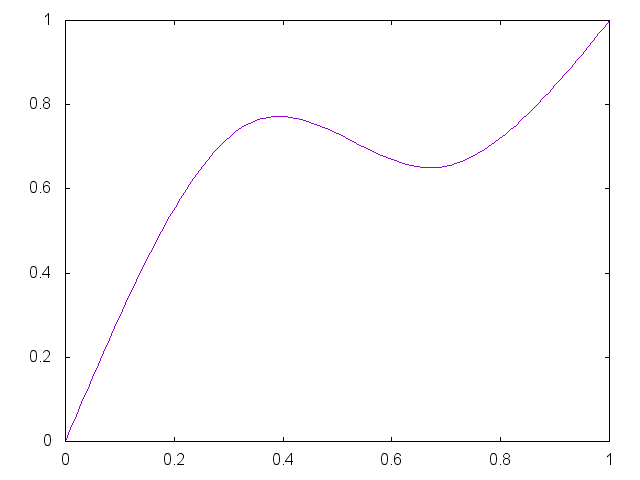

This chart was generated by the following gnuplot code:


set term png

set output "generate/static/generate/csplines-0.75-0.65.png"
plot '-' smooth csplines notitle
0 0
0.33 0.75
0.67 0.65 
1 1
e

reset;
